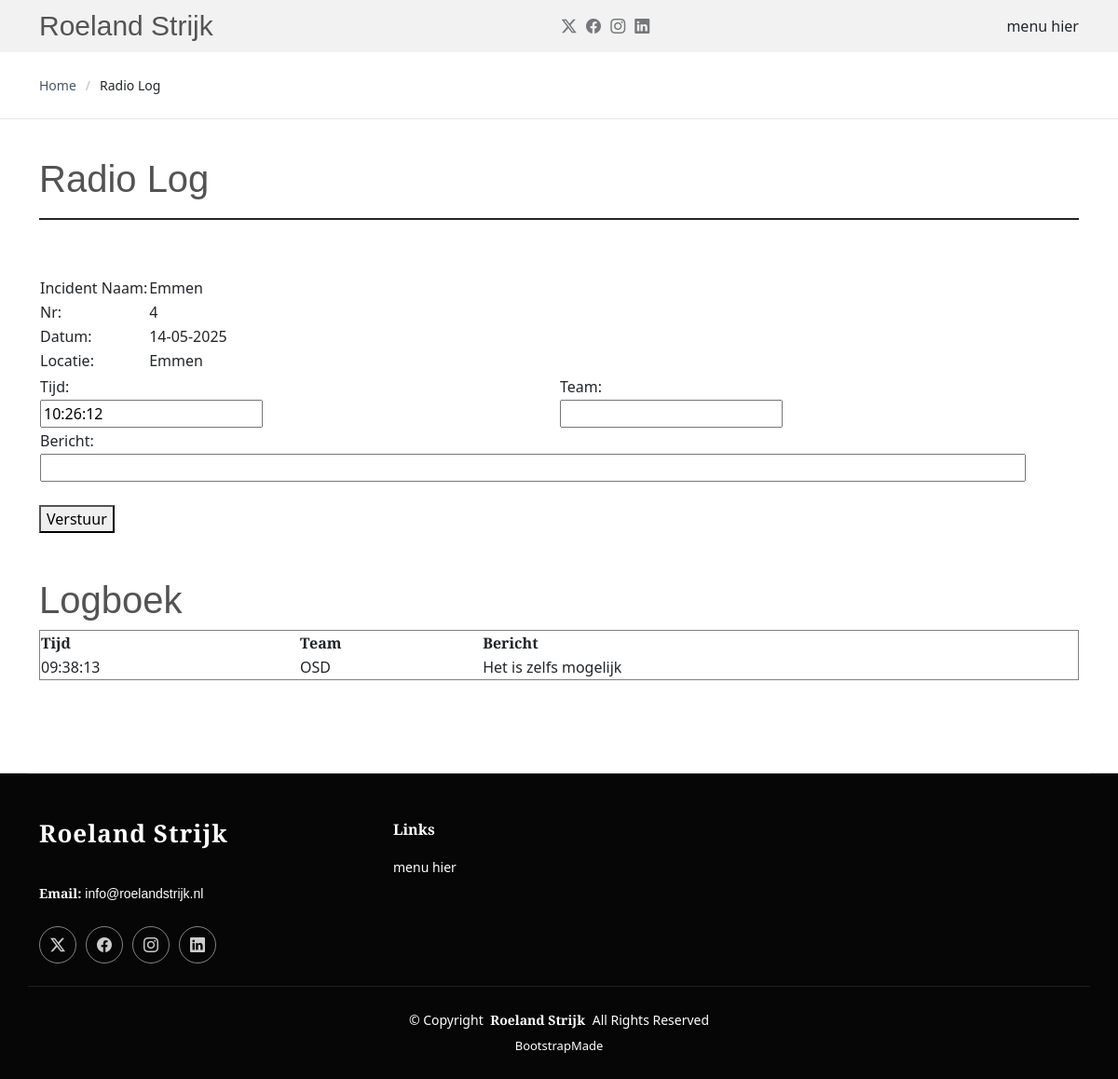
Before: /radiolog/logs with the older database file.
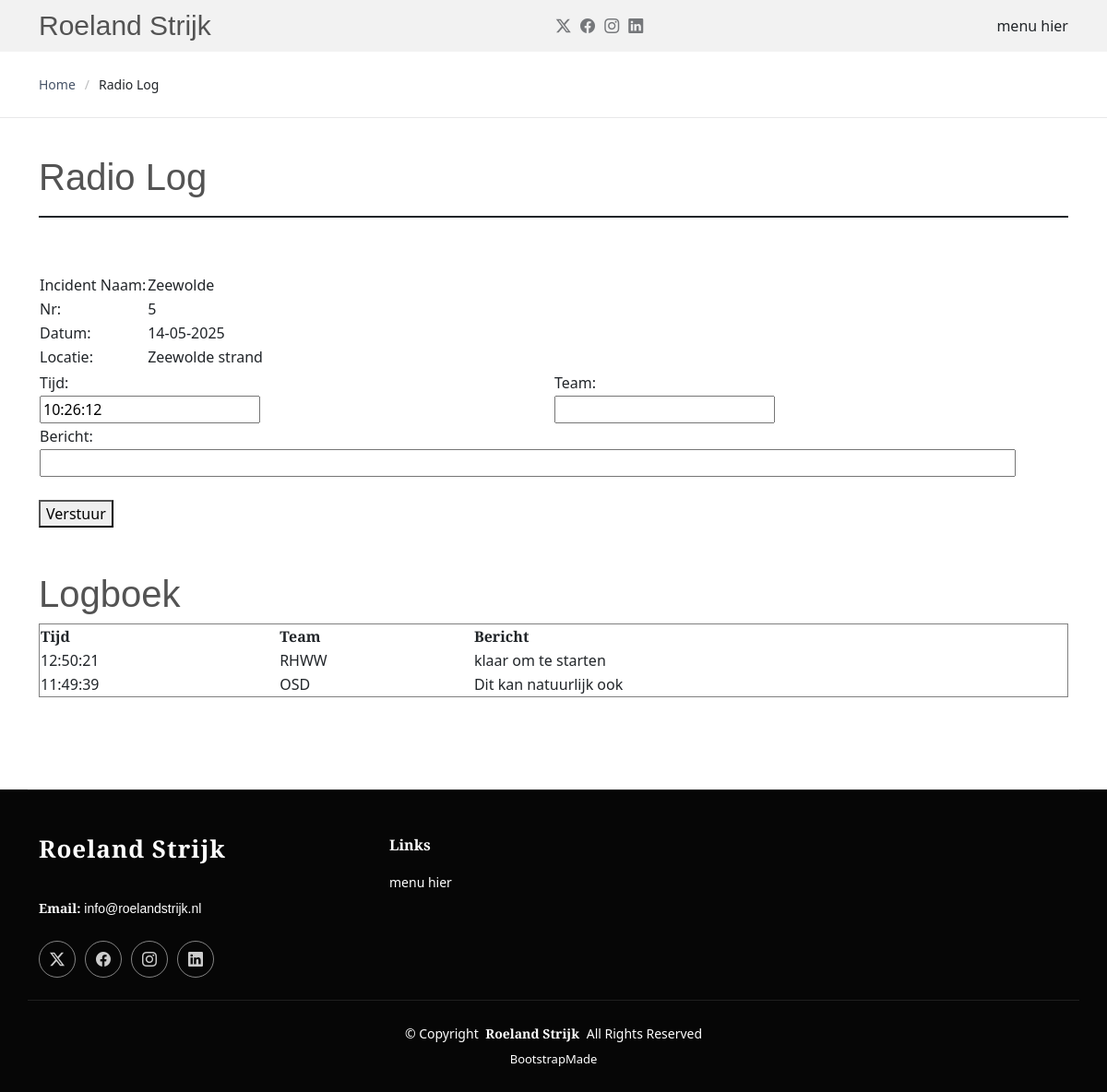
After: the same page with the newer database file.
### sarforms/models.py (models this page shows, shortened)
class Form133(models.Model):
    incident_nr = models.IntegerField(null=True, blank=True)
    incident_naam=models.CharField(max_length=30)
    datum=models.DateField()
    locatie=models.CharField(max_length=100)

class Form133Next(models.Model):
    incident_nr=models.IntegerField(null=True, blank=True)
    incident_naam=models.CharField(max_length=30, null=True, blank=True)
    locatie=models.CharField(max_length=100, null=True, blank=True)
    datum=models.DateField(null=True, blank=True)
    tijd=models.CharField()
    team=models.CharField()
    bericht=models.CharField(max_length=100)

### sarforms/views.py (the view, shortened to what this page needs)
# urls.py: path('logs', views.radio_log_combined, name="form133next"),
def radio_log_combined(request):
    max_incident_nr = Form133.objects.aggregate(Max('incident_nr'))['incident_nr__max']
    logs = Form133Next.objects.filter(incident_nr=max_incident_nr).order_by('-datum', '-tijd')
    incident = Form133.objects.all()
    laatste = Form133.objects.last()
    context = {
        'form133next': logs,
        'form133': incident,
        'laatste': laatste,
    }
    return render(request, 'radio_log_combined.html', context)

### templates/radio_log_combined.html (shortened to what the changed rows need)
{% load static %}
<!DOCTYPE html>
<html lang="en">
<head>
  <link href="{% static 'assets/vendor/bootstrap/css/bootstrap.min.css' %}" rel="stylesheet">
  <link href="{% static 'assets/vendor/bootstrap-icons/bootstrap-icons.css' %}" rel="stylesheet">
  <link href="{% static 'assets/vendor/aos/aos.css' %}" rel="stylesheet">
  <link href="{% static 'assets/vendor/swiper/swiper-bundle.min.css' %}" rel="stylesheet">
  <link href="{% static 'assets/css/main.css' %}" rel="stylesheet">
</head>
<body class="index-page">
  <header id="header" class="header d-flex align-items-center sticky-top">
    <div class="container position-relative d-flex align-items-center justify-content-between">
      <a href="index.html" class="logo d-flex align-items-center me-auto me-xl-0">
        <h1 class="sitename">Roeland Strijk</h1>
      </a>
    </div>
  </header>
  <main class="main">
    <section id="starter-section" class="starter-section section">
      <div class="container section-title" data-aos="fade-up">
        <div class="section-title-container d-flex align-items-center justify-content-between">
          <h2>Radio Log</h2>
        </div>
      </div>
      <div class="container section-title" data-aos="fade-up">
    <form method="POST">
        <table >
            <tr>
                <td>Incident Naam:</td>
                <td> {{ laatste.incident_naam }}</td>
            </tr>
            <tr>
                <td>Nr:</td>
                <td>{{ laatste.incident_nr }}</td>
            </tr>
            <tr>
            <td>Locatie:</td>
            <td>{{laatste.locatie}}</td>
            </tr>
        </table>
        <br>
    </form>
 <br><br>
    <h2>Logboek</h2>
    <table border="1" width="100%">
        <tr align="left">
            <th>Tijd</th>
            <th>Team</th>
            <th>Bericht</th>
        </tr>
        {% for log in form133next%}
            <tr>
                <td>{{ log.tijd }}</td>
                <td>{{ log.team }}</td>
                <td>{{ log.bericht }}</td>
            </tr>
        {% endfor %}
    </table>
</div>
   </section>
  </main>
</body>
</html>

Changed rows visible on the page:
no longer on this page (row edited): Form133: incident_naam "Emmen", incident_nr "4", locatie "Emmen"
no longer on this page (row unchanged): Form133Next: tijd "09:38:13", team "OSD", bericht "Het is zelfs mogelijk"
added Form133: incident_naam "Zeewolde", incident_nr "5", locatie "Zeewolde strand"
added Form133Next: tijd "12:50:21", team "RHWW", bericht "klaar om te starten"
added Form133Next: tijd "11:49:39", team "OSD", bericht "Dit kan natuurlijk ook"
